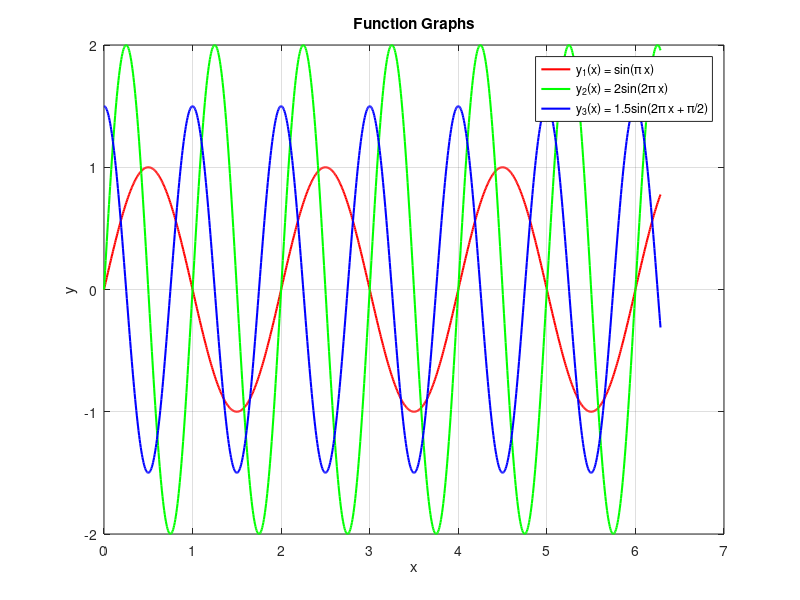

The MATLAB source for this figure:
x = linspace(0, 2*pi, 1000); % Creates 1000 points between 0 and 2*pi

y1 = sin(pi * x);
y2 = 2 * sin(2 * pi * x);
y3 = 1.5 * sin(2 * pi * x + pi/2);

plot(x, y1, 'r', 'LineWidth', 1.5); % Red line for y1
hold on;                            % Keep the plot for additional graphs
plot(x, y2, 'g', 'LineWidth', 1.5); % Green line for y2
plot(x, y3, 'b', 'LineWidth', 1.5); % Blue line for y3
hold off;                           % Release the plot for additional changes

xlabel('x');
ylabel('y');
title('Function Graphs');
legend('y_1(x) = sin(\pi x)', 'y_2(x) = 2sin(2\pi x)', 'y_3(x) = 1.5sin(2\pi x + \pi/2)');

grid on;